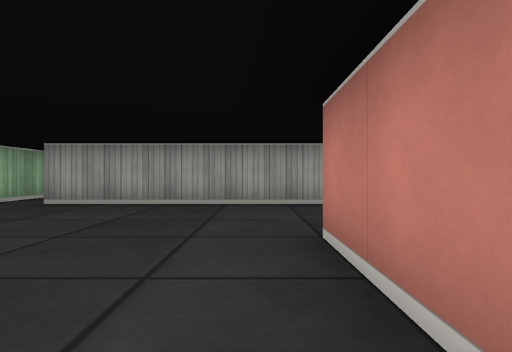
[1] (above)

20 first-person views from a walk through a cub3D level. The camera is about half as high as the walls, looks level and sees 75° across. The floor is counted in squares. Each view is taken from the middle of a square. On the plan, view 1 faces up. The plan holds only what a view shows up to about 9 squares ahead; the rest is blank.

[2]
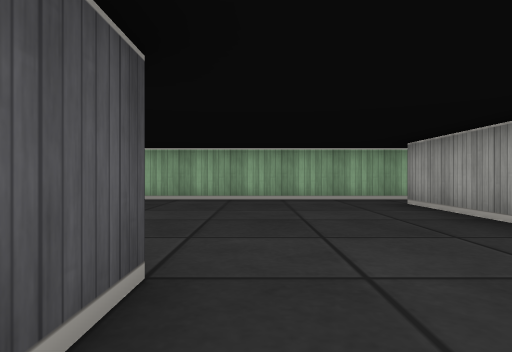

[3]
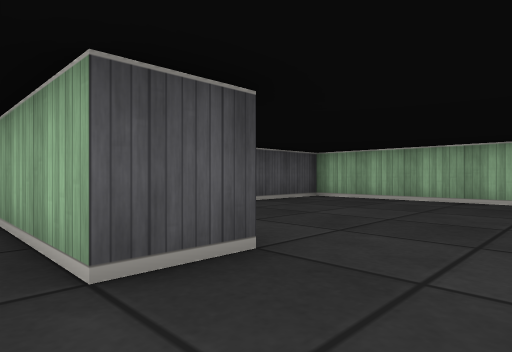

[4]
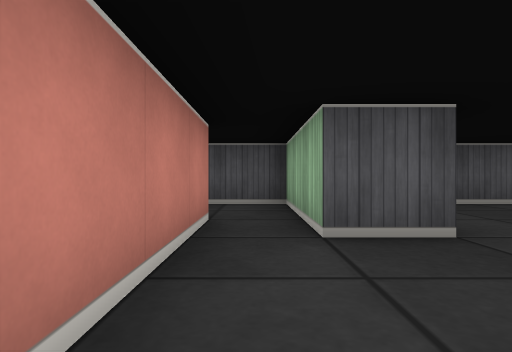

[5]
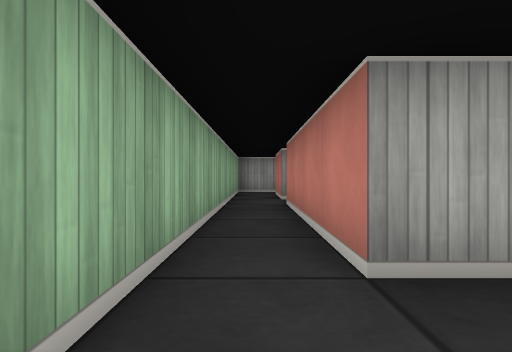

[6]
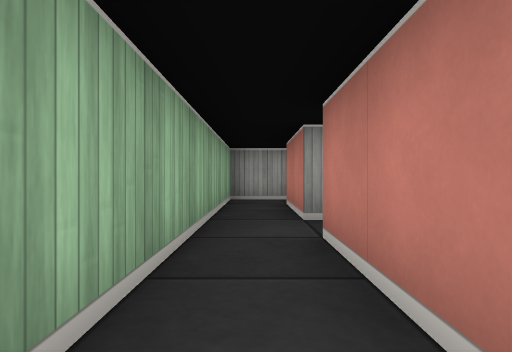

[7]
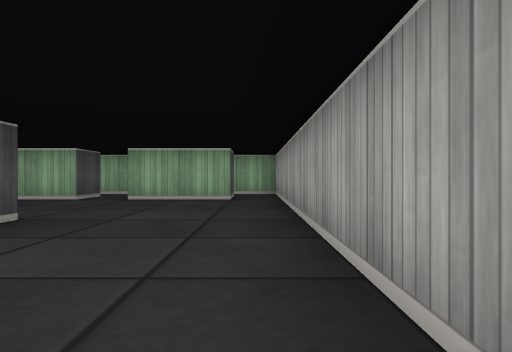

[8]
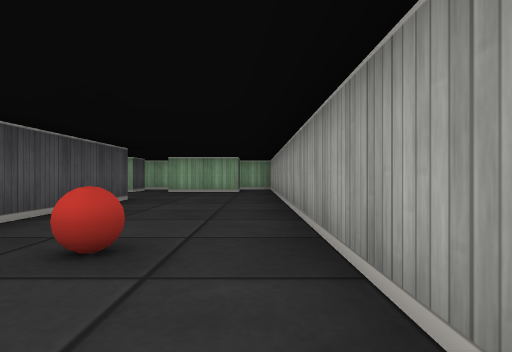

[9]
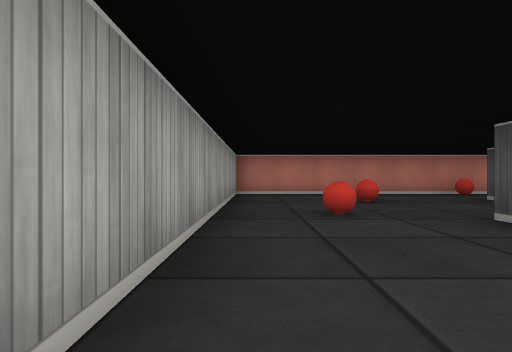

[10]
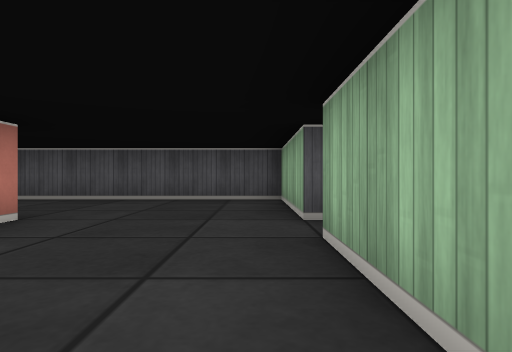

[11]
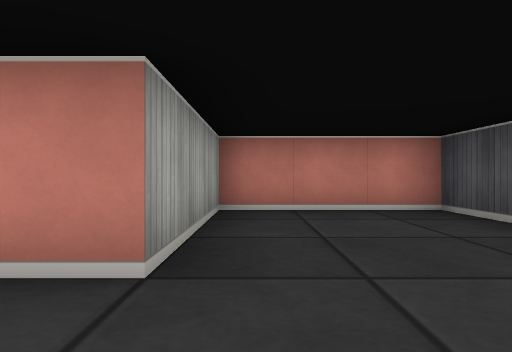

[12]
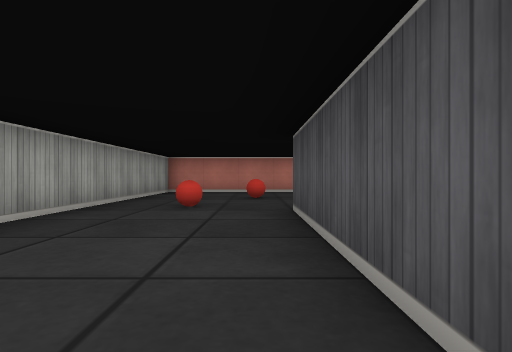

[13]
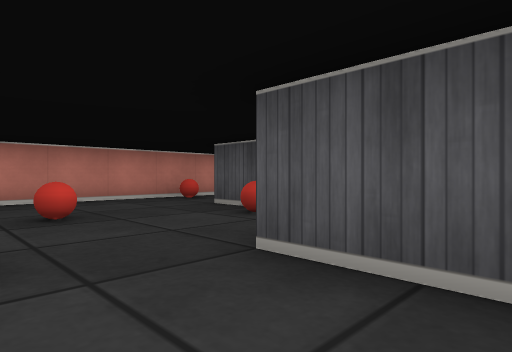

[14]
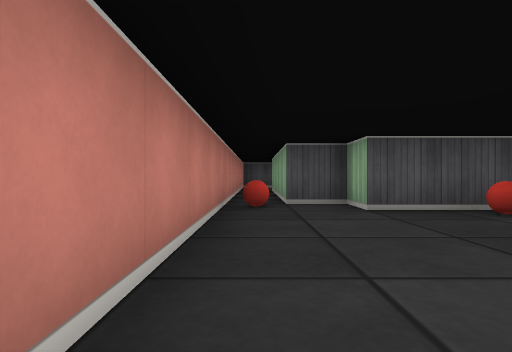

[15]
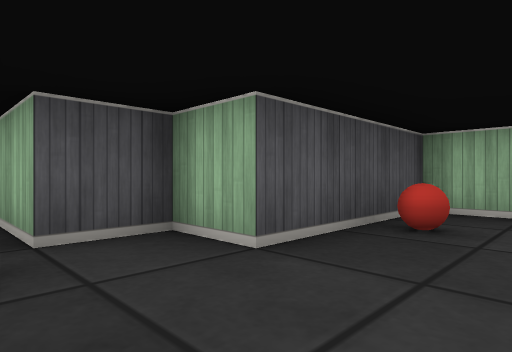

[16]
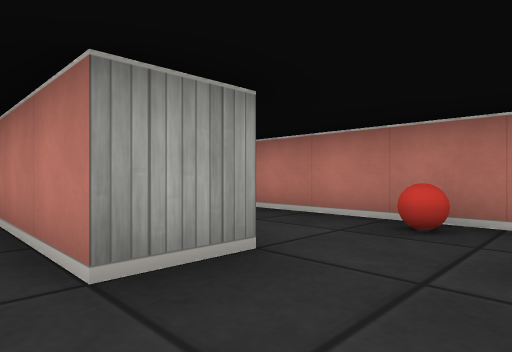

[17]
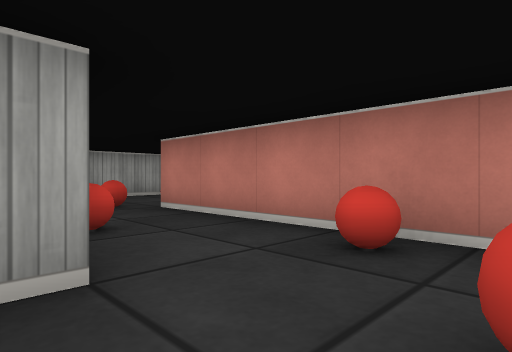

[18]
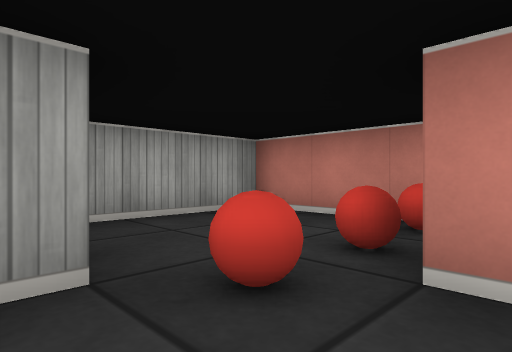

[19]
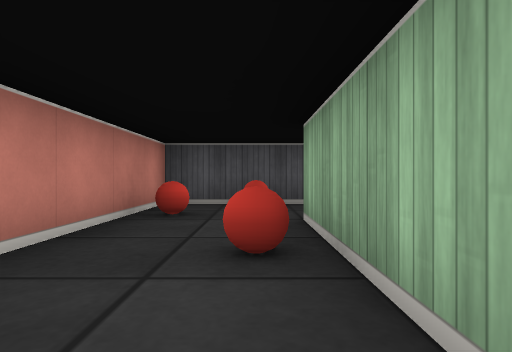

[20]
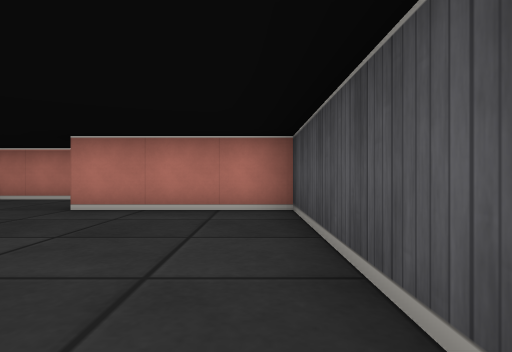

### Floor plan
Ten units are one square. View 1 is at (0, 0); x grows to the right and y downward. Boxes are objects, and circles mark ways between rooms. Rooms are numbered by the first view taken in them; rooms with no view inside come last. Other rooms are left out.
<svg viewBox="-50 -140 150 150">
<path fill="none" stroke="#000" d="M11 -55 -35 -55 -35 -95M25 -25 25 -50M-35 -105 -35 -125M-45 -125 -45 5 5 5 5 -25 15 -25M45 -95 45 -85 75 -85 75 -75 85 -75M-35 -95 -25 -95 -25 -65 35 -65 35 -95 5 -95 5 -105 45 -105M-35 -125 -25 -125 -25 -105M95 -56 95 -135 -35 -135M25 -15 25 -25M15 -25 15 5 25 5M35 -44 35 -15 25 -15M75 -51 75 -75 51 -75M25 5 55 5 55 -45M-35 -135 -45 -135 -45 -125"/>
<rect x="45" y="-125" width="10" height="10" fill="#bbb"><title>ball</title></rect>
<rect x="55" y="-95" width="10" height="10" fill="#bbb"><title>ball</title></rect>
<rect x="65" y="-115" width="10" height="10" fill="#bbb"><title>ball</title></rect>
<rect x="85" y="-85" width="10" height="10" fill="#bbb"><title>ball</title></rect>
<rect x="35" y="-5" width="10" height="10" fill="#bbb"><title>ball</title></rect>
<rect x="35" y="-35" width="10" height="10" fill="#bbb"><title>ball</title></rect>
<rect x="45" y="-15" width="10" height="10" fill="#bbb"><title>ball</title></rect>
<rect x="45" y="-55" width="10" height="10" fill="#bbb"><title>ball</title></rect>
<rect x="55" y="-55" width="10" height="10" fill="#bbb"><title>ball</title></rect>
<rect x="65" y="-55" width="10" height="10" fill="#bbb"><title>ball</title></rect>
<circle cx="-30" cy="-100" r="3" fill="#2a7"/>
<circle cx="20" cy="-20" r="3" fill="#2a7"/>
<circle cx="-40" cy="-115" r="3" fill="#2a7"/>
<circle cx="-30" cy="-130" r="3" fill="#2a7"/>
<circle cx="30" cy="-5" r="3" fill="#2a7"/>
<text x="-20" y="-40">1</text>
<text x="30" y="-110">2</text>
<text x="20" y="-10">3</text>
<text x="50" y="-40">4</text>
<text x="-40" y="-130">5</text>
</svg>
Room 1 opens to room 2. Room 1 opens to room 3. Room 1 opens to room 5. Room 2 opens to room 5. Room 3 opens to room 4.

Where each view was taken, in squares from view 1:
view 1: 0 up, 0 right, facing up
view 2: 3 up, 2 right, facing left
view 3: 4 up, 2 right, facing down-left
view 4: 5 up, 2 right, facing down
view 5: 4 up, 4 left, facing up
view 6: 7 up, 4 left, facing up
view 7: 13 up, 4 right, facing left
view 8: 13 up, 7 right, facing left
view 9: 13 up, 1 right, facing right
view 10: 13 up, 2 left, facing down
view 11: 9 up, 1 left, facing right
view 12: 11 up, 0 right, facing right
view 13: 12 up, 3 right, facing down-right
view 14: 13 up, 9 right, facing down
view 15: 10 up, 9 right, facing down-left
view 16: 0 up, 2 right, facing up-right
view 17: 0 up, 3 right, facing up-right
view 18: 4 up, 4 right, facing up-right
view 19: 5 up, 4 right, facing down
view 20: 0 up, 4 left, facing right
